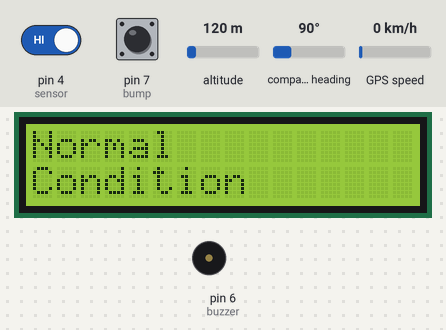
A sketch run on a simulated Arduino Uno, built with avr-gcc and run on an emulated ATmega328P. Shown: 16×2 character LCD, buzzer (waves = sounding, pin HIGH). The inputs (shaded band) are chosen by the test bench; at power-on: pin 4 (sensor) HIGH, pin 7 (bump) HIGH, altitude 120 m, compass heading 90°, GPS speed 0 km/h. The GPS gets a fix after 3 s at 37.7749, -122.4194 with 8 satellites; the modem accepts every AT command (registered, SIM ready, sends succeed) and sends nothing else; what the sketch prints to the serial monitor is not drawn.

Above: at 3.6 s.
3.7 s: pin 4 (sensor) driven LOW
At 6.6 s:
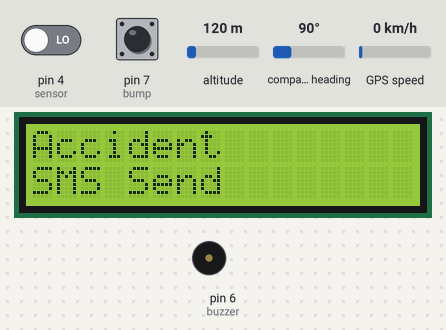
11.1 s: pin 4 (sensor) driven HIGH
15.1 s: pin 7 (bump) pulled LOW for 1 s
At 17.5 s:
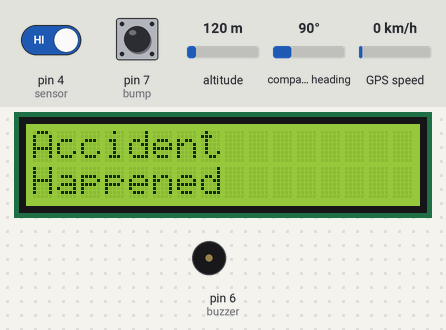
18.6 s: pin 7 (bump) pulled LOW for 0.15 s
At 21.1 s:
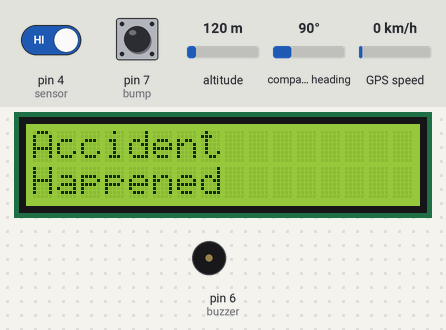
Timing chart, 0 to 22.6 s (numbered marks = the images above; inputs shaded):
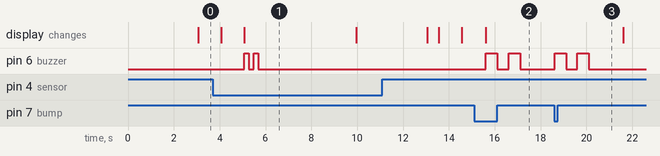

Measured:
- after the input at 3.7 s, pin 6 (buzzer): alternates HIGH for 0.20 s and LOW for 0.20 s, 4 changes in all, then stays LOW, starting after 1.4 s; the display: first changes after 0.38 s (image 1 shows a later state)
- after the input at 15.1 s, pin 6 (buzzer): alternates HIGH for 0.50 s and LOW for 0.50 s, 4 changes in all, then stays LOW, starting after 0.51 s; the display: changes after 0.51 s (image 2)
- after the input at 18.6 s, pin 6 (buzzer): alternates HIGH for 0.50 s and LOW for 0.50 s, 4 changes in all, then stays LOW, starting at once
- what the display in image 1 shows lasts 4.9 s, from 5.1 s to 10.0 s

The sketch:

accidental_information_system.ino
```cpp
#include <SoftwareSerial.h>
#include <TinyGPS.h>
#include <LiquidCrystal.h>
TinyGPS gps;
SoftwareSerial ss1(0, 1);
SoftwareSerial ss(9, 10);
int sensor=4, state=0;
float flat, flon;
int bump=7;
int buzzer=6;
LiquidCrystal lcd(A0,A1,A2,A3,A4,A5);

void setup()
{
  Serial.begin(9600);
  ss.begin(9600);
  ss1.begin(9600);
  lcd.begin(16, 2);
  pinMode(sensor, INPUT_PULLUP);
  pinMode(bump, INPUT_PULLUP);
  pinMode(buzzer, OUTPUT);
  lcd.setCursor(0,0);
  lcd.print(" Accidental  ");
  lcd.setCursor(0,1);
  lcd.print(" Info system  ");
  delay(2000);
}

void loop()

{
  state=digitalRead(sensor);
   if(state==LOW)
   {
     lcd.setCursor(0,0);
       lcd.print("Accident  ");
       lcd.setCursor(0,1);
       lcd.print("Happened  ");
       delay(1000);
       lcd.setCursor(0,1);
       lcd.print("SMS Send       ");
    Serial.println("Pressed");
     digitalWrite(buzzer, HIGH);
        delay(200);
         digitalWrite(buzzer, LOW);
        delay(200);
        digitalWrite(buzzer, HIGH);
        delay(200);
         digitalWrite(buzzer, LOW);
        delay(200);
    getGSM();

   }
   else
   {
    GetGPS();


   }
  int got=digitalRead(bump);
  if(got==LOW)
  {
    Serial.println("Accident Happened!");
       lcd.setCursor(0,0);
       lcd.print("Accident      ");
       lcd.setCursor(0,1);
       lcd.print("Happened      ");
       digitalWrite(buzzer, HIGH);
        delay(500);
         digitalWrite(buzzer, LOW);
        delay(500);
        digitalWrite(buzzer, HIGH);
        delay(500);
         digitalWrite(buzzer, LOW);
        delay(500);
  }
 if(got==HIGH)
  {
    Serial.println("Normal Condition.");
       lcd.setCursor(0,0);
       lcd.print("Normal      ");
       lcd.setCursor(0,1);
       lcd.print("Condition    ");
       digitalWrite(buzzer, LOW);

  }
}
void getGSM()
{
    ss1.println("AT\r\n");
       delay(1000);
  ss1.println("ATE0\r\n");
        delay(1000);
  ss1.println("AT+CMGF=1\r\n");
  delay(1000);
  ss1.println("AT+CMGF=1");    //To send SMS in Text Mode
  delay(1000);
   lcd.clear();
   lcd.setCursor(0,0);
  lcd.print("SMS Send to");
  lcd.setCursor(0,1);
  lcd.print("7906417774");
  ss1.println("AT+CMGS=\"+917906417774\"\r");  // change to the phone number you using
  delay(1000);
  ss1.println("Alert : someting suspicious found at \r\n");//the content of the message

   delay(1000);
   ss1.print("http://www.google.com/maps/place/");
   ss1.print(flat == TinyGPS::GPS_INVALID_F_ANGLE ? 0.0  : flat, 6);
   ss1.print(",");
   ss1.println(flon == TinyGPS::GPS_INVALID_F_ANGLE ? 0.00 : flon, 6);
   delay(1000);
   lcd.clear();
    lcd.setCursor(0,0);
    lcd.print("LAT=");
  lcd.print(flat);
    lcd.print("  ");
  lcd.setCursor(0,1);
  lcd.print("LOG=");
  lcd.print(flon);
  lcd.print("  ");
   ss1.println((char)26);
    delay(500);

   lcd.clear();
  lcd.print("SMS Send");
   delay(1000);

}
void GetGPS()
   {
      bool newData = false;
      unsigned long chars;
      unsigned short sentences, failed;

      // For one second we parse GPS data and report some key values
      for (unsigned long start = millis(); millis() - start < 1000;)
      {
        while (ss.available())
        {
          char c = ss.read();
          // Serial.write(c); // uncomment this line if you want to see the GPS data flowing
          if (gps.encode(c)) // Did a new valid sentence come in?
            newData = true;
        }
      }

      if (newData)
      {
        unsigned long age;
        gps.f_get_position(&flat, &flon, &age);

      }
  }
```
